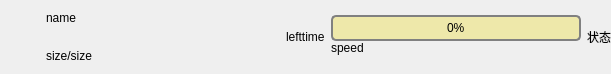
<?xml version="1.0" encoding="UTF-8"?>
<ui version="4.0">
 <class>TransformListForm</class>
 <widget class="QWidget" name="TransformListForm">
  <property name="geometry">
   <rect>
    <x>0</x>
    <y>0</y>
    <width>611</width>
    <height>74</height>
   </rect>
  </property>
  <property name="windowTitle">
   <string>Form</string>
  </property>
  <layout class="QHBoxLayout" name="horizontalLayout_2">
   <property name="leftMargin">
    <number>0</number>
   </property>
   <property name="topMargin">
    <number>0</number>
   </property>
   <property name="rightMargin">
    <number>0</number>
   </property>
   <property name="bottomMargin">
    <number>0</number>
   </property>
   <item>
    <layout class="QHBoxLayout" name="horizontalLayout">
     <item>
      <widget class="QLabel" name="file_label">
       <property name="minimumSize">
        <size>
         <width>40</width>
         <height>40</height>
        </size>
       </property>
       <property name="maximumSize">
        <size>
         <width>40</width>
         <height>40</height>
        </size>
       </property>
       <property name="styleSheet">
        <string notr="true">QLabel
{
	border-image: url(:/pic/resource/img/file.png);
}
</string>
       </property>
       <property name="text">
        <string/>
       </property>
      </widget>
     </item>
     <item>
      <layout class="QVBoxLayout" name="verticalLayout">
       <property name="topMargin">
        <number>2</number>
       </property>
       <property name="bottomMargin">
        <number>2</number>
       </property>
       <item>
        <widget class="QLabel" name="name_label">
         <property name="text">
          <string>name</string>
         </property>
        </widget>
       </item>
       <item>
        <widget class="QLabel" name="size_label">
         <property name="text">
          <string>size/size</string>
         </property>
        </widget>
       </item>
      </layout>
     </item>
     <item>
      <spacer name="horizontalSpacer">
       <property name="orientation">
        <enum>Qt::Horizontal</enum>
       </property>
       <property name="sizeHint" stdset="0">
        <size>
         <width>40</width>
         <height>20</height>
        </size>
       </property>
      </spacer>
     </item>
     <item>
      <widget class="QLabel" name="lefttime_label">
       <property name="text">
        <string>lefttime</string>
       </property>
      </widget>
     </item>
     <item>
      <layout class="QVBoxLayout" name="verticalLayout_2">
       <property name="spacing">
        <number>0</number>
       </property>
       <property name="topMargin">
        <number>2</number>
       </property>
       <property name="bottomMargin">
        <number>5</number>
       </property>
       <item>
        <spacer name="verticalSpacer">
         <property name="orientation">
          <enum>Qt::Vertical</enum>
         </property>
         <property name="sizeHint" stdset="0">
          <size>
           <width>20</width>
           <height>40</height>
          </size>
         </property>
        </spacer>
       </item>
       <item>
        <widget class="QProgressBar" name="progressBar">
         <property name="minimumSize">
          <size>
           <width>250</width>
           <height>0</height>
          </size>
         </property>
         <property name="maximumSize">
          <size>
           <width>250</width>
           <height>16777215</height>
          </size>
         </property>
         <property name="styleSheet">
          <string notr="true">QProgressBar{
	background-color: palegoldenrod;
	text-align:center;
	border:2px solid grey;
	border-radius:5px;
}
QProgressBar::chunk{
	background-color:goldenrod;
}</string>
         </property>
         <property name="value">
          <number>0</number>
         </property>
        </widget>
       </item>
       <item>
        <widget class="QLabel" name="speed_label">
         <property name="text">
          <string>speed</string>
         </property>
        </widget>
       </item>
       <item>
        <spacer name="verticalSpacer_2">
         <property name="orientation">
          <enum>Qt::Vertical</enum>
         </property>
         <property name="sizeHint" stdset="0">
          <size>
           <width>20</width>
           <height>40</height>
          </size>
         </property>
        </spacer>
       </item>
      </layout>
     </item>
     <item>
      <widget class="QLabel" name="state_label">
       <property name="text">
        <string>状态</string>
       </property>
      </widget>
     </item>
    </layout>
   </item>
  </layout>
 </widget>
 <resources/>
 <connections/>
</ui>
